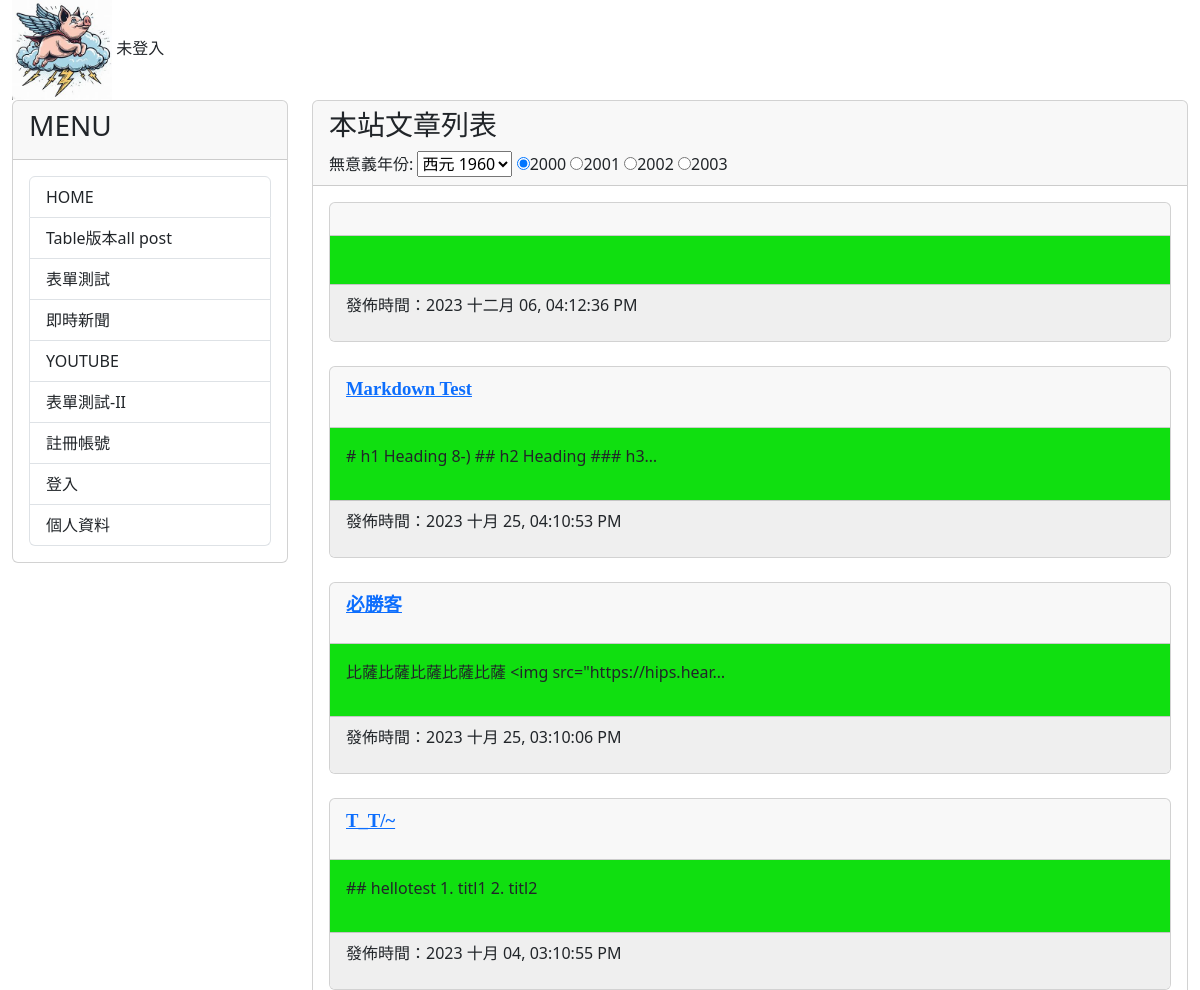
The app's page / (upper part), older data.
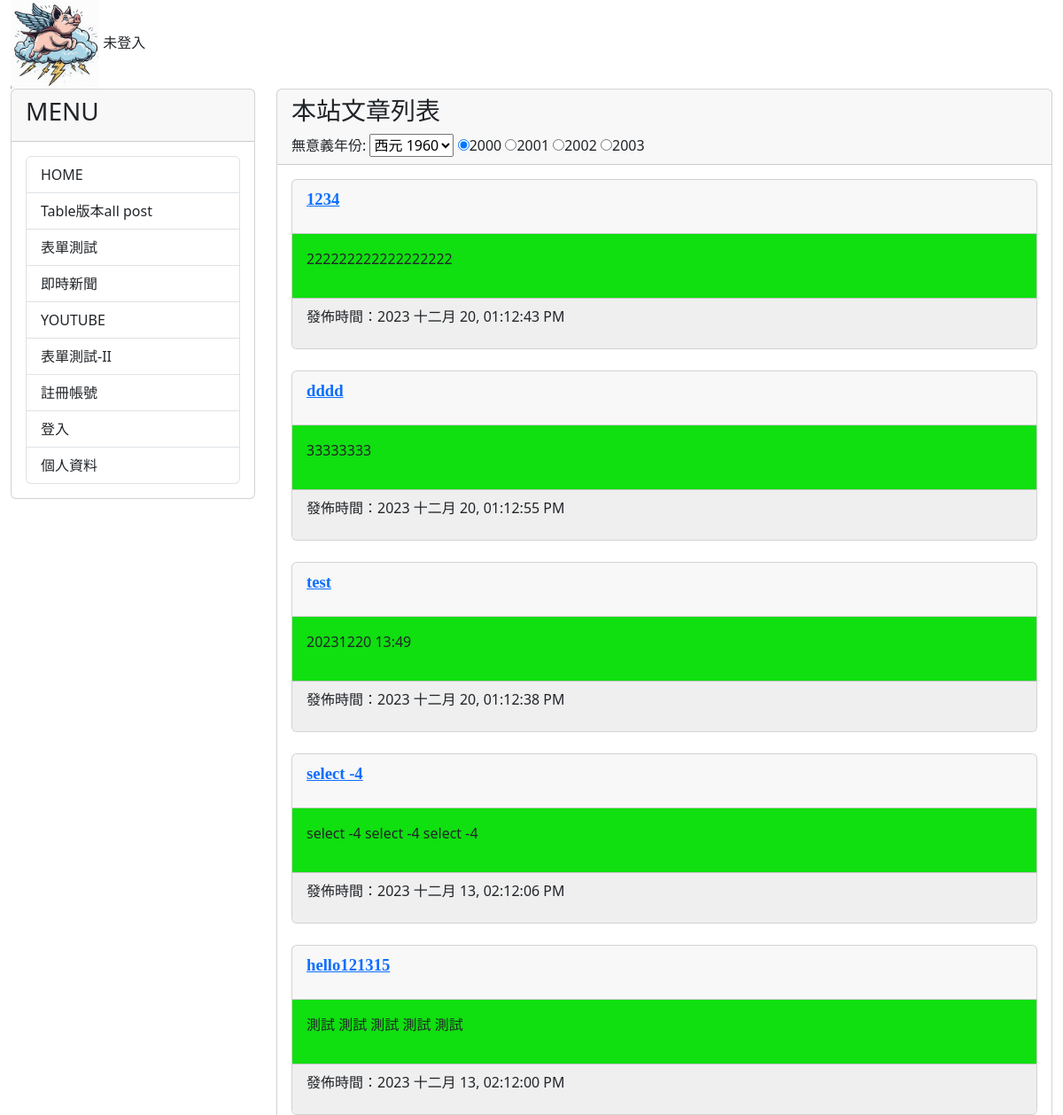
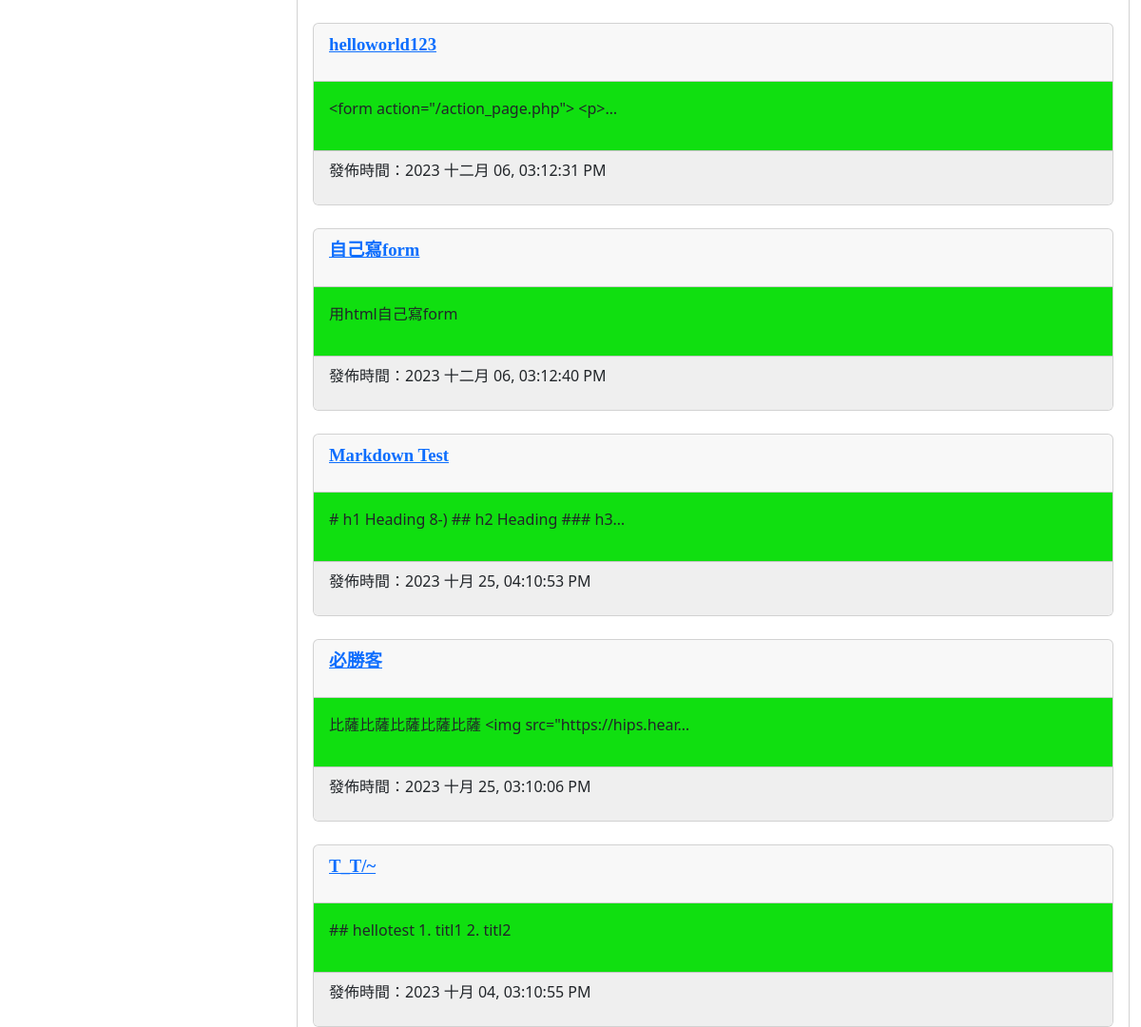
The same page, newer data (2 pictures, top to bottom).
### mysite/models.py (models this page shows, shortened)
class Post(models.Model):
    title = models.CharField(max_length = 200)
    slug = models.CharField(max_length = 200)
    body = models.TextField()
    category = models.TextField(null=True)
    pub_date = models.DateTimeField(auto_now_add=True)
    class Meta:
        ordering = ('-pub_date', )

### mysite/views.py (the view)
# urls.py: path('', mv.homepage, name="homepage"),
def homepage(request):
    posts = Post.objects.all()
    now = datetime.now()
    hour = now.timetuple().tm_hour
    years = range(1960,2024)
    print('request.user.is_authenticated')
    if request.user.is_authenticated:
        user_name = request.user.username
    else:
        user_name = '未登入'
    return render(request, 'index.html', locals())

### mysite/templates/index.html (shortened to what this page needs)
{% extends "base2.html" %}
{% block headmessage %}
<h3 style='font-family:標楷體;'>本站文章列表</h3>
<label for="byear">無意義年份:</label>
<select name="byear">
    {% for year in years %}
    <option value="{{year}}">西元 {{year}}</option>
    {% endfor %}
</select>
<input type='radio' name='ryear' checked>2000</input>
<input type='radio' name='ryear'>2001</input>
<input type='radio' name='ryear'>2002</input>
<input type='radio' name='ryear'>2003</input>
{% endblock headmessage %}
{% block content %}
{% for post in posts %}
<div class='card'>
    <div class='card-header'>
        <p style='font-family:微軟正黑體;font-size:14pt;font-weight:bold;'>
            <a href='/post/{{post.slug}}'>{{ post.title }}</a>
        </p>
    </div>
    <div class='card-body' style='background-color:#10DF10'>
        <p>
           {{ post.body | truncatechars:40 }}
        </p>
    </div>
    <div class='card-footer'  style='background-color:#efefef'>
        <p>
            發佈時間：{{ post.pub_date | date:"Y M d, h:m:s A"}}
        </p>
    </div>
</div>
<br>
{% endfor %}
{% endblock content %}

Row changes from the older to the newer data that the page shows:
added Post: title "1234", body "222222222222222222", pub_date "2023 十二月 20, 01:12:43 PM"
added Post: title "dddd", body "33333333", pub_date "2023 十二月 20, 01:12:55 PM"
added Post: title "test", body "20231220 13:49", pub_date "2023 十二月 20, 01:12:38 PM"
added Post: title "select -4", body "select -4 select -4 select -4", pub_date "2023 十二月 13, 02:12:06 PM"
added Post: title "hello121315", body "測試 測試 測試 測試 測試", pub_date "2023 十二月 13, 02:12:00 PM"
added Post: title "helloworld123", body "<form action=\"/action_page.php\"> <p>…", pub_date "2023 十二月 06, 03:12:31 PM"
changed Post: slug empty → "myform" (drawn); title (not shown) → "自己寫form"; body (not shown) → "用html自己寫form"; pub_date "2023 十二月 06, 04:12:36 PM" → "2023 十二月 06, 03:12:40 PM"
